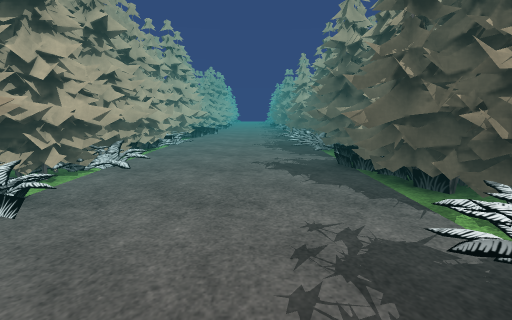
View 1 (above)

13 first-person views from a walk through a Unity game level. The camera is 1.4 m above the floor, tilts 10° down and sees 90° across. The floor is counted in squares, 1 m on a side. Each view is taken from the middle of a square. On the plan, view 1 faces up. The plan holds only what a view shows up to about 13 squares ahead; the rest is blank. The place goes on beyond the plan. The player character is not drawn. Some animated figures are left out. Some surface patterns are stand-ins.

View 2
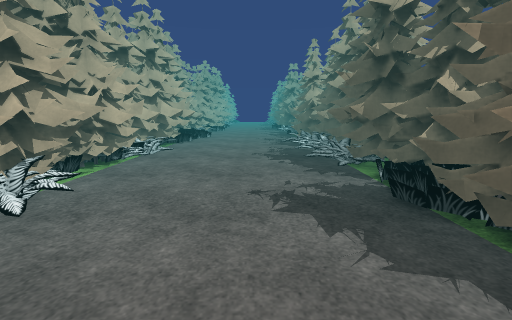

View 3
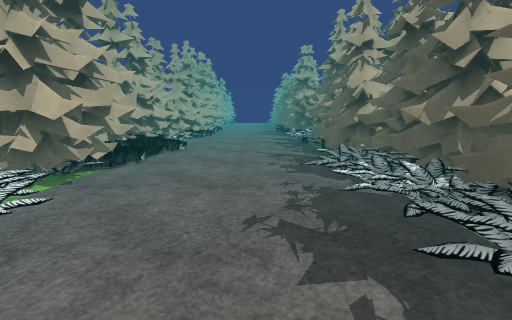

View 4
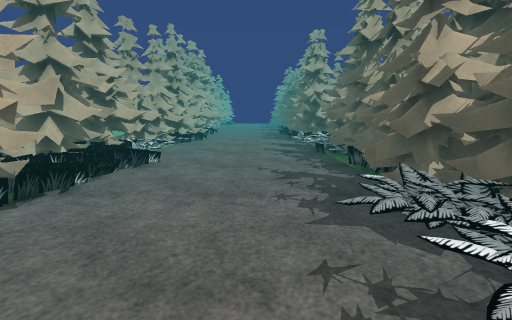

View 5
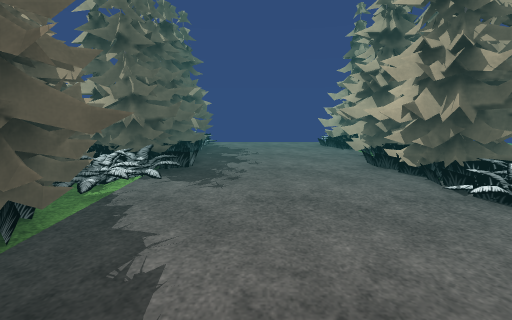

View 6
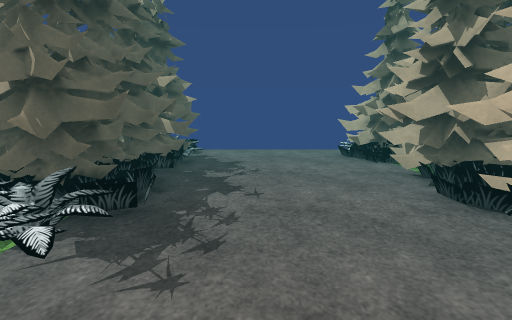

View 7
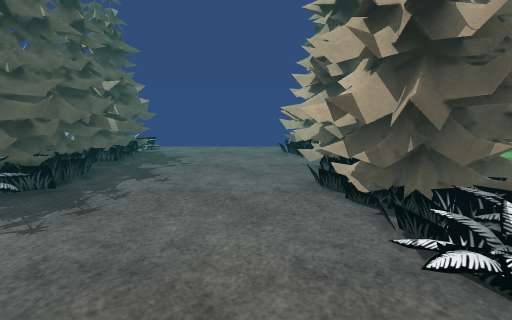

View 8
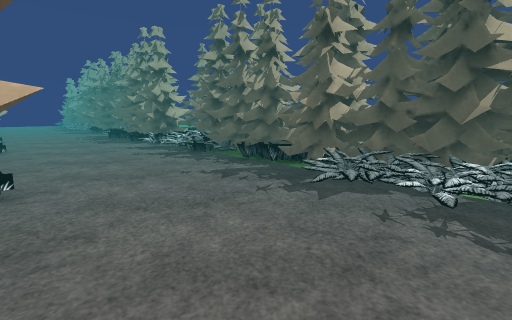

View 9
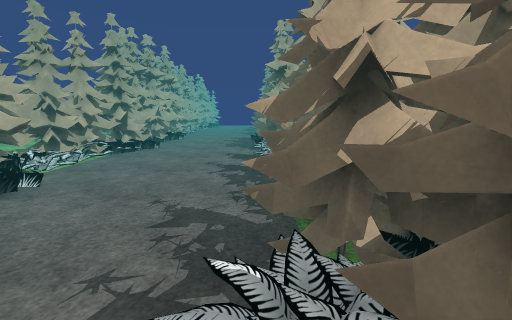

View 10
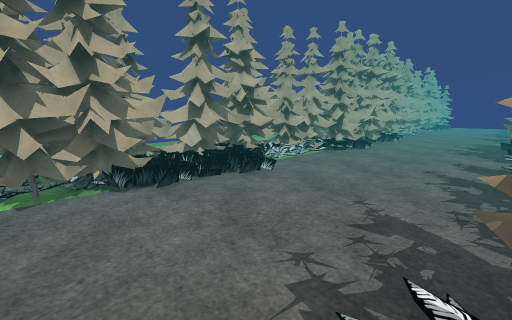

View 11
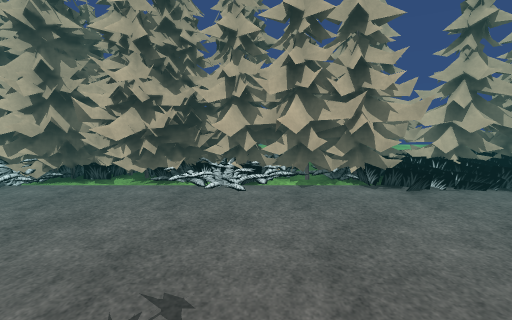

View 12
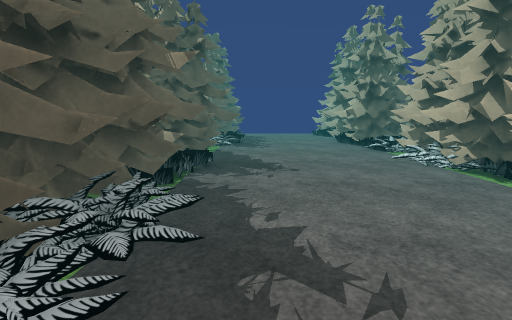

View 13
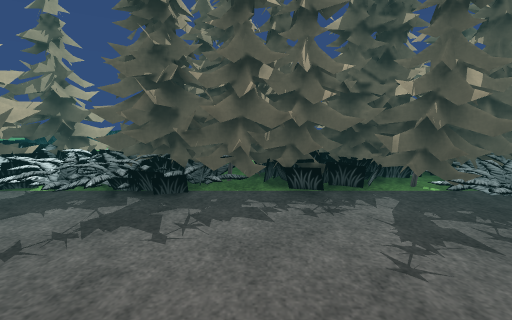

### Floor plan
Key: @ floor where view 1 was taken; # wall or solid block; . floor; / step, stairs or slope; O other object.
Columns run from 5 left of view 1 to 4 right of it. Each row starts with its distance up from view 1.
 25  #......##
 24  #......O#
 23 ##......##
 22 ##......##
 21 #.......#
 20 ##......#
 19 ##......#
 18 ##......#
 17 #......##
 16 ##.....##
 15 ###..../#
 14  ##..../#
 13  #...../#
 12  #...../#
 11  #...../#
 10  #...../#
  9  #...../#
  8  #......#
  7  #/.....#
  6  #/....##
  5  #.....##
  4  #......#
  3  ##.....#
  2  ##....O#
  1   #....##
  0   #..@.##
 -1  ##....#
 -2  ##....#
 -3  #.....##
 -4  ##....##
 -5  #.....//

Where each view was taken, in squares from view 1:
view 1: 0 up, 0 right, facing up
view 2: 3 up, 0 right, facing up
view 3: 9 up, 0 right, facing up
view 4: 12 up, 0 right, facing up
view 5: 8 up, 0 right, facing down
view 6: 5 up, 0 right, facing down
view 7: 6 up, 2 left, facing down
view 8: 13 up, 3 left, facing up-right
view 9: 14 up, 2 right, facing up
view 10: 14 up, 2 right, facing up-left
view 11: 13 up, 2 right, facing left
view 12: 14 up, 1 right, facing down
view 13: 20 up, 2 left, facing right
